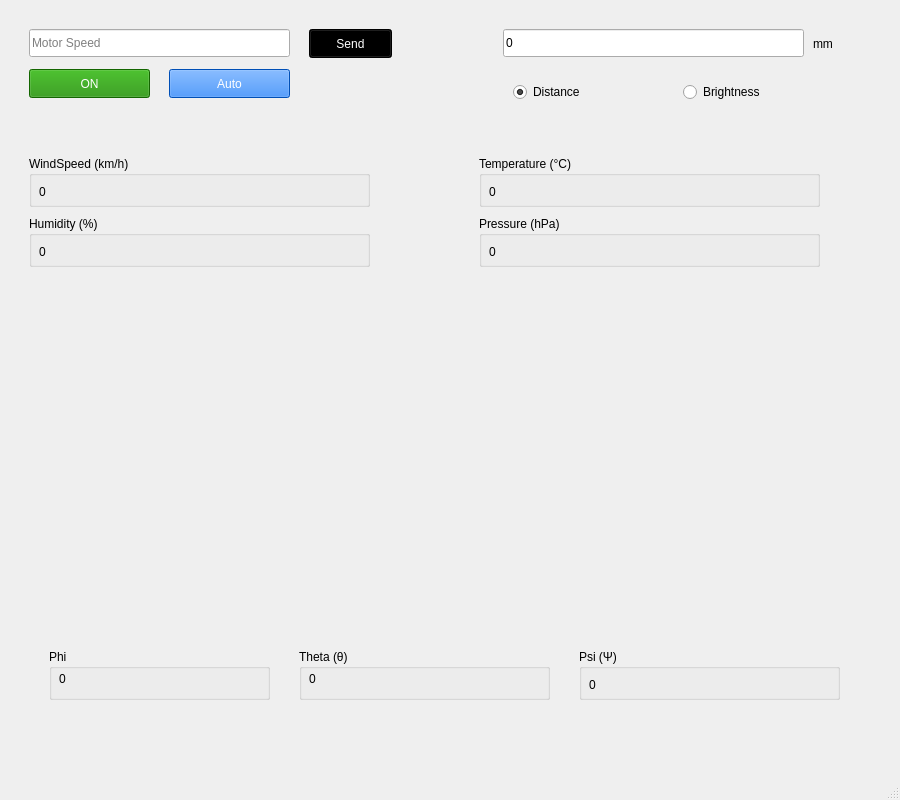
<?xml version="1.0" encoding="UTF-8"?>
<ui version="4.0">
 <class>MainWindow</class>
 <widget class="QMainWindow" name="MainWindow">
  <property name="geometry">
   <rect>
    <x>0</x>
    <y>0</y>
    <width>900</width>
    <height>800</height>
   </rect>
  </property>
  <property name="sizePolicy">
   <sizepolicy hsizetype="Ignored" vsizetype="Ignored">
    <horstretch>0</horstretch>
    <verstretch>0</verstretch>
   </sizepolicy>
  </property>
  <property name="maximumSize">
   <size>
    <width>900</width>
    <height>800</height>
   </size>
  </property>
  <property name="windowTitle">
   <string>Bus CAN</string>
  </property>
  <widget class="QWidget" name="centralwidget">
   <property name="sizePolicy">
    <sizepolicy hsizetype="Expanding" vsizetype="Expanding">
     <horstretch>0</horstretch>
     <verstretch>0</verstretch>
    </sizepolicy>
   </property>
   <property name="maximumSize">
    <size>
     <width>900</width>
     <height>800</height>
    </size>
   </property>
   <widget class="QWidget" name="gridLayoutWidget">
    <property name="geometry">
     <rect>
      <x>9</x>
      <y>9</y>
      <width>881</width>
      <height>741</height>
     </rect>
    </property>
    <layout class="QGridLayout" name="gridLayout" rowstretch="1,1,3,1">
     <property name="sizeConstraint">
      <enum>QLayout::SetDefaultConstraint</enum>
     </property>
     <property name="leftMargin">
      <number>10</number>
     </property>
     <property name="rightMargin">
      <number>10</number>
     </property>
     <item row="1" column="0" colspan="2">
      <widget class="QWidget" name="SensorValues" native="true">
       <widget class="QGroupBox" name="windSpeedvalue">
        <property name="geometry">
         <rect>
          <x>10</x>
          <y>0</y>
          <width>341</width>
          <height>51</height>
         </rect>
        </property>
        <property name="styleSheet">
         <string notr="true"/>
        </property>
        <property name="title">
         <string>WindSpeed (km/h)</string>
        </property>
        <property name="flat">
         <bool>false</bool>
        </property>
        <widget class="QLabel" name="windSpeedLabel">
         <property name="geometry">
          <rect>
           <x>10</x>
           <y>20</y>
           <width>63</width>
           <height>31</height>
          </rect>
         </property>
         <property name="text">
          <string>0</string>
         </property>
        </widget>
       </widget>
       <widget class="QGroupBox" name="TemperatureValue">
        <property name="geometry">
         <rect>
          <x>460</x>
          <y>0</y>
          <width>341</width>
          <height>51</height>
         </rect>
        </property>
        <property name="title">
         <string>Temperature (°C)</string>
        </property>
        <widget class="QLabel" name="temperaturelabel">
         <property name="geometry">
          <rect>
           <x>10</x>
           <y>20</y>
           <width>63</width>
           <height>31</height>
          </rect>
         </property>
         <property name="text">
          <string>0</string>
         </property>
        </widget>
       </widget>
       <widget class="QGroupBox" name="HumidityValue">
        <property name="geometry">
         <rect>
          <x>10</x>
          <y>60</y>
          <width>341</width>
          <height>51</height>
         </rect>
        </property>
        <property name="title">
         <string>Humidity (%)</string>
        </property>
        <widget class="QLabel" name="HumidityLabel">
         <property name="geometry">
          <rect>
           <x>10</x>
           <y>20</y>
           <width>63</width>
           <height>31</height>
          </rect>
         </property>
         <property name="text">
          <string>0</string>
         </property>
        </widget>
       </widget>
       <widget class="QGroupBox" name="PressureValue">
        <property name="geometry">
         <rect>
          <x>460</x>
          <y>60</y>
          <width>341</width>
          <height>51</height>
         </rect>
        </property>
        <property name="title">
         <string>Pressure (hPa)</string>
        </property>
        <widget class="QLabel" name="PressureLabel">
         <property name="geometry">
          <rect>
           <x>10</x>
           <y>20</y>
           <width>63</width>
           <height>31</height>
          </rect>
         </property>
         <property name="text">
          <string>0</string>
         </property>
        </widget>
       </widget>
      </widget>
     </item>
     <item row="2" column="0" colspan="2">
      <widget class="QWidget" name="threeDbox" native="true">
       <property name="maximumSize">
        <size>
         <width>900</width>
         <height>300</height>
        </size>
       </property>
       <property name="focusPolicy">
        <enum>Qt::WheelFocus</enum>
       </property>
      </widget>
     </item>
     <item row="0" column="0">
      <widget class="QWidget" name="MotorBox" native="true">
       <widget class="QLineEdit" name="MotorSpeed">
        <property name="geometry">
         <rect>
          <x>10</x>
          <y>20</y>
          <width>261</width>
          <height>28</height>
         </rect>
        </property>
        <property name="placeholderText">
         <string>Motor Speed</string>
        </property>
       </widget>
       <widget class="QPushButton" name="setSpeed">
        <property name="geometry">
         <rect>
          <x>290</x>
          <y>20</y>
          <width>83</width>
          <height>29</height>
         </rect>
        </property>
        <property name="cursor">
         <cursorShape>PointingHandCursor</cursorShape>
        </property>
        <property name="styleSheet">
         <string notr="true">background-color: rgb(0, 0, 0);
color: rgb(255, 255, 255);</string>
        </property>
        <property name="text">
         <string>Send</string>
        </property>
       </widget>
       <widget class="QPushButton" name="OnOffButton">
        <property name="geometry">
         <rect>
          <x>10</x>
          <y>60</y>
          <width>121</width>
          <height>29</height>
         </rect>
        </property>
        <property name="cursor">
         <cursorShape>PointingHandCursor</cursorShape>
        </property>
        <property name="styleSheet">
         <string notr="true">background-color: rgb(26, 141, 0);
color: rgb(255, 255, 255);</string>
        </property>
        <property name="text">
         <string>ON</string>
        </property>
       </widget>
       <widget class="QPushButton" name="autoToggleButton">
        <property name="geometry">
         <rect>
          <x>150</x>
          <y>60</y>
          <width>121</width>
          <height>29</height>
         </rect>
        </property>
        <property name="cursor">
         <cursorShape>PointingHandCursor</cursorShape>
        </property>
        <property name="styleSheet">
         <string notr="true">background-color: rgb(0, 110, 255);
color: rgb(255, 255, 255);</string>
        </property>
        <property name="text">
         <string>Auto</string>
        </property>
       </widget>
      </widget>
     </item>
     <item row="0" column="1">
      <widget class="QWidget" name="DistanceBrightnessBox" native="true">
       <widget class="QRadioButton" name="DistanceRadio">
        <property name="geometry">
         <rect>
          <x>60</x>
          <y>70</y>
          <width>112</width>
          <height>26</height>
         </rect>
        </property>
        <property name="styleSheet">
         <string notr="true">color: rgb(0, 0, 0);</string>
        </property>
        <property name="text">
         <string>Distance</string>
        </property>
        <property name="checked">
         <bool>true</bool>
        </property>
       </widget>
       <widget class="QRadioButton" name="BrightnessRadio">
        <property name="geometry">
         <rect>
          <x>230</x>
          <y>70</y>
          <width>112</width>
          <height>26</height>
         </rect>
        </property>
        <property name="styleSheet">
         <string notr="true">color: rgb(0, 0, 0);</string>
        </property>
        <property name="text">
         <string>Brightness</string>
        </property>
       </widget>
       <widget class="QLineEdit" name="DistanceBrightnessValue">
        <property name="geometry">
         <rect>
          <x>50</x>
          <y>20</y>
          <width>301</width>
          <height>28</height>
         </rect>
        </property>
        <property name="text">
         <string>0</string>
        </property>
       </widget>
       <widget class="QLabel" name="uniteLabel">
        <property name="geometry">
         <rect>
          <x>360</x>
          <y>24</y>
          <width>57</width>
          <height>21</height>
         </rect>
        </property>
        <property name="text">
         <string>mm</string>
        </property>
       </widget>
      </widget>
     </item>
     <item row="3" column="0" colspan="2">
      <widget class="QWidget" name="widget" native="true">
       <widget class="QGroupBox" name="PsiValue">
        <property name="geometry">
         <rect>
          <x>560</x>
          <y>40</y>
          <width>261</width>
          <height>51</height>
         </rect>
        </property>
        <property name="title">
         <string>Psi (Ψ)</string>
        </property>
        <widget class="QLabel" name="PsiLabel">
         <property name="geometry">
          <rect>
           <x>10</x>
           <y>20</y>
           <width>63</width>
           <height>31</height>
          </rect>
         </property>
         <property name="text">
          <string>0</string>
         </property>
        </widget>
       </widget>
       <widget class="QGroupBox" name="ThetaValue">
        <property name="geometry">
         <rect>
          <x>280</x>
          <y>40</y>
          <width>251</width>
          <height>51</height>
         </rect>
        </property>
        <property name="title">
         <string>Theta (θ)</string>
        </property>
        <widget class="QLabel" name="ThetaLabel">
         <property name="geometry">
          <rect>
           <x>10</x>
           <y>20</y>
           <width>63</width>
           <height>20</height>
          </rect>
         </property>
         <property name="text">
          <string>0</string>
         </property>
        </widget>
       </widget>
       <widget class="QGroupBox" name="phiValue">
        <property name="geometry">
         <rect>
          <x>30</x>
          <y>40</y>
          <width>221</width>
          <height>51</height>
         </rect>
        </property>
        <property name="title">
         <string>Phi</string>
        </property>
        <widget class="QLabel" name="phiLabel">
         <property name="geometry">
          <rect>
           <x>10</x>
           <y>20</y>
           <width>63</width>
           <height>20</height>
          </rect>
         </property>
         <property name="text">
          <string>0</string>
         </property>
        </widget>
       </widget>
      </widget>
     </item>
    </layout>
   </widget>
  </widget>
  <widget class="QMenuBar" name="menubar">
   <property name="geometry">
    <rect>
     <x>0</x>
     <y>0</y>
     <width>900</width>
     <height>20</height>
    </rect>
   </property>
  </widget>
  <widget class="QStatusBar" name="statusbar"/>
 </widget>
 <resources/>
 <connections/>
</ui>
